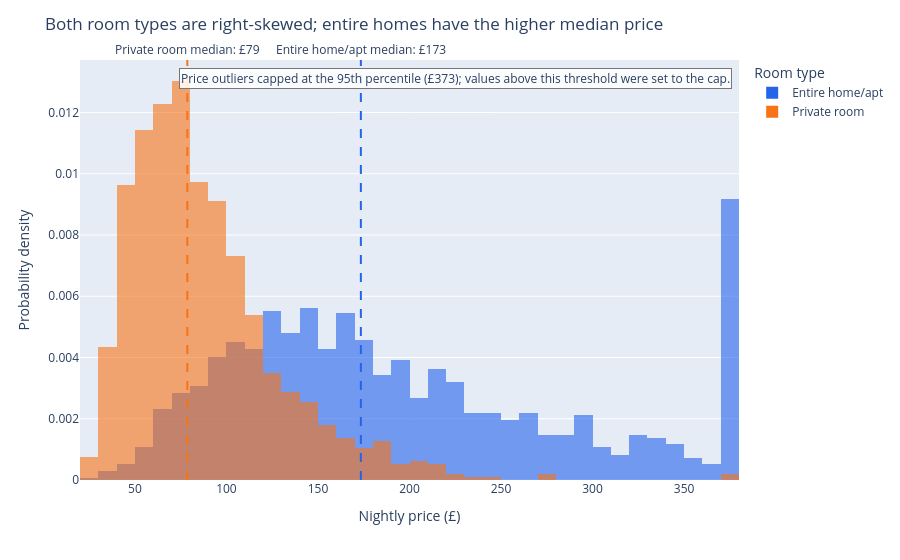

Notebook source saved alongside this figure:
### Markdown cell above
## Task 1 — Histogram: price by room type (overlapping distributions)

**What to build:** A histogram showing price distributions for **Entire home/apt vs Private room** (exclude Shared room — too few observations) overlaid on the same chart.

**Requirements:**
- Both room types on the same chart (use `color='room_type'`)
- `barmode='overlay'` with `opacity=0.6` so both distributions are visible
- A vertical line for the median of EACH room type, differently coloured
- Insight title comparing the two distributions

### Code cell
# Task 1
# YOUR CODE HERE
room_order = ['Entire home/apt', 'Private room']
hist_df = df_cap[df_cap['room_type'].isin(room_order)].dropna(subset=['price_capped'])
room_colors = {'Entire home/apt': '#2563EB', 'Private room': '#F97316'}

fig1 = px.histogram(
    hist_df,
    x='price_capped',
    color='room_type',
    barmode='overlay',
    opacity=0.6,
    histnorm='probability density',
    nbins=50,
    category_orders={'room_type': room_order},
    color_discrete_map=room_colors,
    labels={'price_capped': 'Nightly price (£, capped at 95th percentile)', 'room_type': 'Room type'},
)

# Median reference line for each room type
for room in room_order:
    median_price = hist_df.loc[hist_df['room_type'] == room, 'price_capped'].median()
    fig1.add_vline(
        x=median_price,
        line_dash='dash',
        line_width=2,
        line_color=room_colors[room],
        annotation_text=f'{room} median: £{median_price:.0f}',
        annotation_position='top',
    )

fig1.update_layout(
    title='Both room types are right-skewed; entire homes have the higher median price',
    xaxis_title='Nightly price (£)',
    yaxis_title='Probability density',
    legend_title='Room type',
)
fig1.add_annotation(
    x=0.99, y=0.98, xref='paper', yref='paper',
    text=f"Price outliers capped at the 95th percentile (£{p95:.0f}); values above this threshold were set to the cap.",
    showarrow=False, xanchor='right', yanchor='top',
    bgcolor='rgba(255,255,255,0.85)', bordercolor='#777', borderwidth=1,
)
fig1.show()

### Figure 1 — Plotly figure (JSON) as saved in the notebook; plotly's stock layout.template omitted (floating-point values rounded to 4 significant figures; data arrays with more than 128 entries replaced by an {"elided": "..."} marker saying what was removed)
{"data": [{"bingroup": "x", "histnorm": "probability density", "hovertemplate": "Room type=Entire home/apt<br>Nightly price (£, capped at 95th percentile)=%{x}<br>probability density=%{y}<extra></extra>", "legendgroup": "Entire home/apt", "marker": {"color": "#2563EB", "opacity": 0.6, "pattern": {"shape": ""}}, "name": "Entire home/apt", "nbinsx": 50, "orientation": "v", "showlegend": true, "type": "histogram", "x": {"elided": "1374 float values"}, "xaxis": "x", "yaxis": "y"}, {"bingroup": "x", "histnorm": "probability density", "hovertemplate": "Room type=Private room<br>Nightly price (£, capped at 95th percentile)=%{x}<br>probability density=%{y}<extra></extra>", "legendgroup": "Private room", "marker": {"color": "#F97316", "opacity": 0.6, "pattern": {"shape": ""}}, "name": "Private room", "nbinsx": 50, "orientation": "v", "showlegend": true, "type": "histogram", "x": {"elided": "944 float values"}, "xaxis": "x", "yaxis": "y"}], "layout": {"annotations": [{"showarrow": false, "text": "Entire home/apt median: £173", "x": 173.4, "xanchor": "center", "xref": "x", "y": 1, "yanchor": "bottom", "yref": "y domain"}, {"showarrow": false, "text": "Private room median: £79", "x": 78.63, "xanchor": "center", "xref": "x", "y": 1, "yanchor": "bottom", "yref": "y domain"}, {"bgcolor": "rgba(255,255,255,0.85)", "bordercolor": "#777", "borderwidth": 1, "showarrow": false, "text": "Price outliers capped at the 95th percentile (£373); values above this threshold were set to the cap.", "x": 0.99, "xanchor": "right", "xref": "paper", "y": 0.98, "yanchor": "top", "yref": "paper"}], "barmode": "overlay", "legend": {"title": {"text": "Room type"}, "tracegroupgap": 0}, "margin": {"t": 60}, "shapes": [{"line": {"color": "#2563EB", "dash": "dash", "width": 2}, "type": "line", "x0": 173.4, "x1": 173.4, "xref": "x", "y0": 0, "y1": 1, "yref": "y domain"}, {"line": {"color": "#F97316", "dash": "dash", "width": 2}, "type": "line", "x0": 78.63, "x1": 78.63, "xref": "x", "y0": 0, "y1": 1, "yref": "y domain"}], "title": {"text": "Both room types are right-skewed; entire homes have the higher median price"}, "xaxis": {"anchor": "y", "domain": [0, 1], "title": {"text": "Nightly price (£)"}}, "yaxis": {"anchor": "x", "domain": [0, 1], "title": {"text": "Probability density"}}}}
